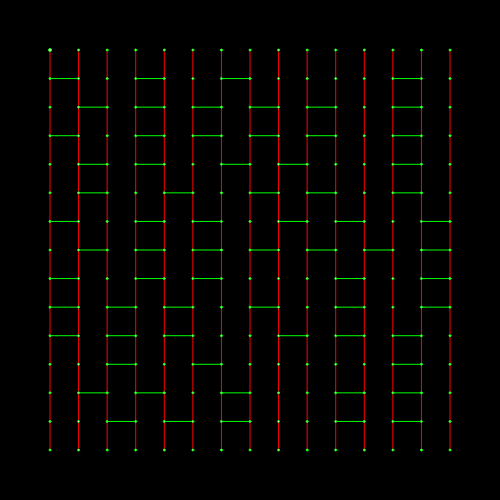
Frame 1 (no input)
Frame 60 (no input): identical to frame 1, image omitted
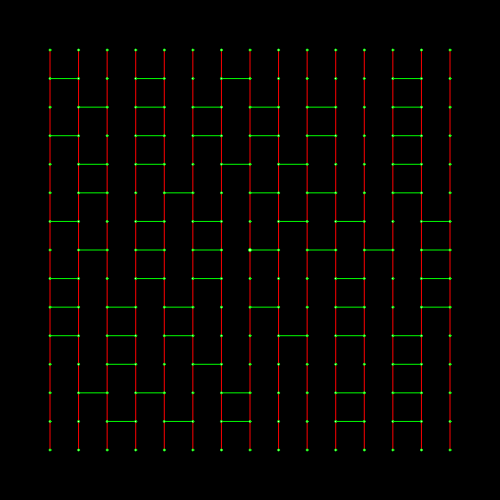
Frame 120 (the mouse pressed at the canvas centre since frame 60)

The p5.js sketch that drew these frames (run headless with seeded random() and noise() and a simulated clock; from frame 60 on, the mouse is pressed at the canvas centre):

// p5.js sketch
// ── sketch.js


function setup() {
    createCanvas(500,500);
    pegs = 15;
    steps = 15;
    
    peg_lines = pegs - 1;
    step_lines = steps - 1;
    
    
      
    vertical_margin = 50;
    vertical_space = height - vertical_margin*2;
    horizontal_margin = 50;
    horizontal_space = width - horizontal_margin*2;
    
    peg_spacing = horizontal_space / peg_lines;
    step_spacing = vertical_space / step_lines;
    
    node_positions = []
    for (let i = 0; i < pegs; i++) {
      let tmp = []
      let x = horizontal_margin + i*peg_spacing
  
      for (let j = 0; j < steps; j++) {
        let y =  vertical_margin + j * step_spacing
  
        tmp.push({x: x, y: y});
      }
      node_positions.push(tmp);
    }
    
    // my dumb strategy: add every line, collect edges part of a violated node, delete an edge, so get closer at least
    my_pegs = [];
    for (let i = 0; i < peg_lines; i++) {
      let tmp = [];
      for (let j = 0; j < steps; j++) {
        if (j == 0 || j == steps - 1) tmp.push(false);
        else tmp.push({start: {i: i, j: j}, end: {i: i+1, j: j}}) // horizontal line lives has start and end, node index
      }
      my_pegs.push(tmp);
    }
    while (true) {
      loop_flag = false;
      bad_edges = [];
      for (let i = 0; i < my_pegs.length; i++) {
        for (let j = 0; j < my_pegs[i].length; j++) {
          if (!my_pegs[i][j]) continue;
          let mline = my_pegs[i][j];
          if ((my_pegs[i-1] && my_pegs[i-1][j])|| (my_pegs[i+1] && my_pegs[i+1][j])) {
            bad_edges.push({i: i, j: j, line: mline});
            loop_flag = true;
          }
        }
      }
      // bad edges collected, find one to delete,
      if (loop_flag) {
  
        let index = floor(random() * bad_edges.length);
        let badLine = bad_edges[index];
        console.log(badLine)
        my_pegs[badLine.i][badLine.j] = false;
      
      }
      if (!loop_flag) break;
    }
    
    players = [];
    
    player_closest = {i: 0, j: 0};
  }
  
  function draw() {
    background(0);
    stroke(255);
    
    // vertical lines
    stroke(255,0,0);
    for (let i = 0; i < pegs; i++) {
      for (let j = 0; j < step_lines; j++) {
        let pos = node_positions[i][j]
        
        line(pos.x, pos.y, pos.x, pos.y + step_spacing);
      }
    }
    // hori lines
    stroke(0, 255,0);
    for (let i = 0; i < peg_lines; i++) {
      for (let j = 0; j < steps; j++) {
        let pos = node_positions[i][j]
        if (my_pegs[i][j])
        line(pos.x, pos.y, pos.x + peg_spacing, pos.y);
      }
    }
    // draw nodes
    for (let i = 0; i < pegs; i++) {
      for (let j = 0; j < steps; j++) {
        let pos = node_positions[i][j]
        fill(255);
        arc(pos.x, pos.y, 2,2, 0, TAU, OPEN)
      }
    }
    
    // draw player closest
    fill(255);
    let pos = node_positions[player_closest.i][player_closest.j];
    arc(pos.x, pos.y, 3, 3, 0, TAU, OPEN);
    
    
    
    for (let i = 0; i < players.length; i++) {
         // if player
      let {player_last_node, player_dest_node, player_progress, player_line} = players[i];
      if (player_last_node) {
        let last_node_pos = node_positions[player_last_node.i][player_last_node.j];
  
  
  
        fill(200);
        stroke(255);
        arc(last_node_pos.x, last_node_pos.y, 6, 6, 0, TAU, OPEN);
  
        if (player_dest_node) {
          let dest_node_pos = node_positions[player_dest_node.i][player_dest_node.j];
          fill(100)
          arc(dest_node_pos.x, dest_node_pos.y, 6, 6, 0, TAU, OPEN);
        }
  
  
  
        if (player_dest_node) {
          let dest_node_pos = node_positions[player_dest_node.i][player_dest_node.j];
          fill(0,0,255);
          player_posx = last_node_pos.x + (dest_node_pos.x - last_node_pos.x) * player_progress;
          player_posy = last_node_pos.y + (dest_node_pos.y - last_node_pos.y) * player_progress;
          arc(player_posx, player_posy, 8, 8, 0, TAU, OPEN);
        }
  
  
  
        players[i].player_progress += 0.08;
        if (players[i].player_progress >= 1) {
          players[i].player_progress = 0;
          findNewNodes(players[i]);
        }
      }
  
    }
   
  }
  findNewNodes = (player) => {
    // time to choose a new destination node
    if (player.player_dest_node) player.player_last_node = player.player_dest_node;
    
    if (player.player_last_node.j == steps - 1) {
      // we reached the bottom
      player.player_dest_node = null;
      return;
    }
    
    
    if (!player.player_line) {
      for (let i = 0; i < my_pegs.length; i++) {
        for (let j = 0; j < my_pegs[i].length; j++) {
          if (!my_pegs[i][j]) continue;
          let line = my_pegs[i][j];
          if (line.start.i == player.player_last_node.i && line.start.j == player.player_last_node.j) {
            player.player_line = line;
            player.player_dest_node = {i: line.end.i, j: line.end.j};
            return;
          }
          else if (line.end.i == player.player_last_node.i && line.end.j == player.player_last_node.j) {
              player.player_line = line;
              player.player_dest_node = {i: line.start.i, j: line.start.j};
              return;
          }
        }
      }
    }
    player.player_line = null;
    player.player_dest_node = {i: player.player_last_node.i, j: player.player_last_node.j+1};
  }
  mouseMoved = () => {
    let x = mouseX;
    let y = mouseY;
    
    li = -1;
    lj = -1;
    least_dist = 999999;
    for (let i = 0; i < node_positions.length; i++) {
      for (let j = 0; j < node_positions[0].length; j++) {
        let pos = node_positions[i][j];
        let dist2 = (x-pos.x)*(x-pos.x) + (y-pos.y)*(y-pos.y);
        if (dist2 < least_dist) {
          least_dist = dist2;
          li = i;
          lj = j;
        }
      }
    }
    player_closest = {i: li, j: lj};
  }
  mouseClicked = () => {
    
    players.push({
      player_last_node: {i: player_closest.i, j: player_closest.j},
      player_dest_node: {i: player_closest.i, j: player_closest.j + 1},
      player_progress: 0,
      player_line: null
    });
    
  }
